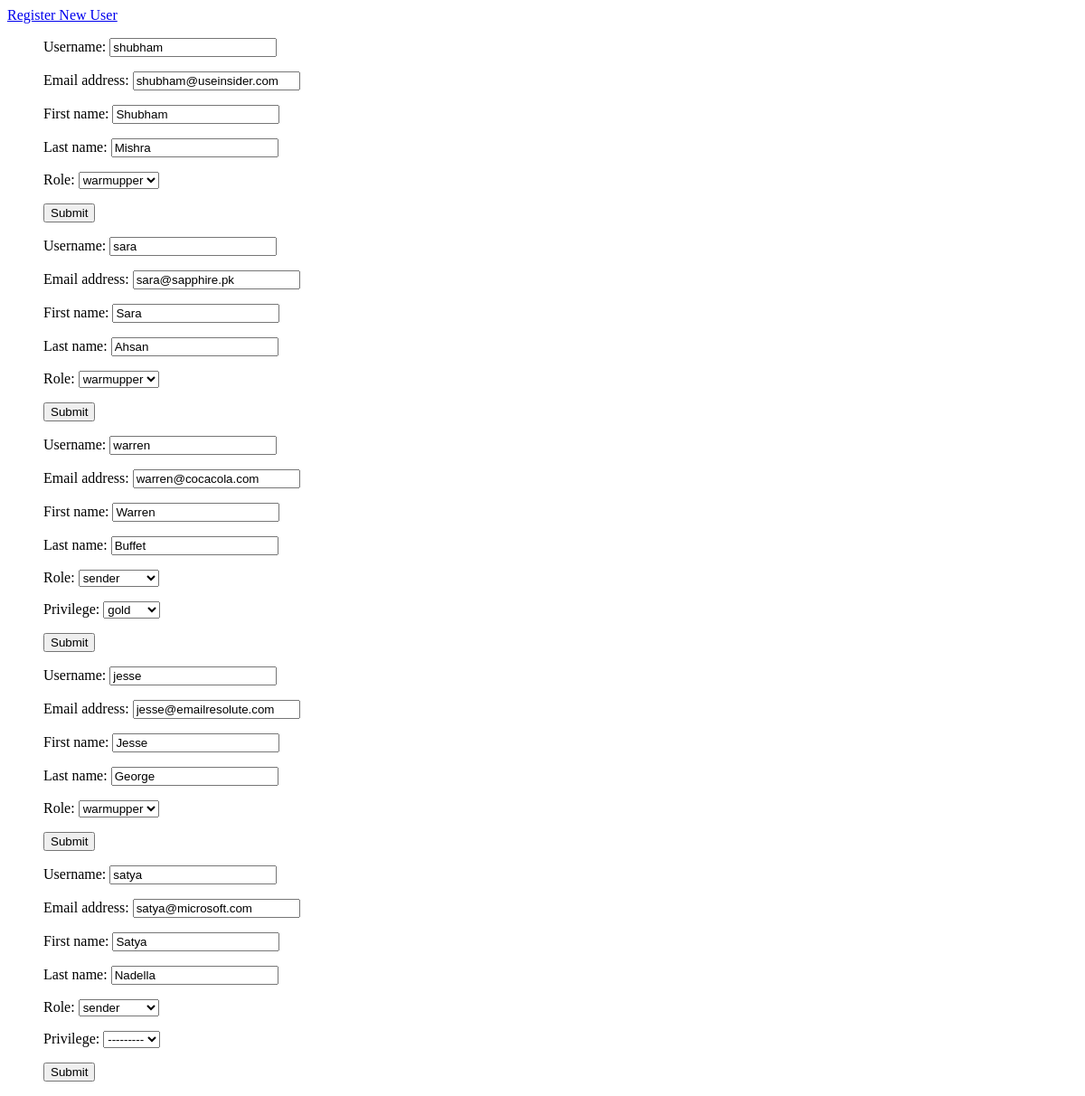
Before: /manage-some-users/ with the older database file.
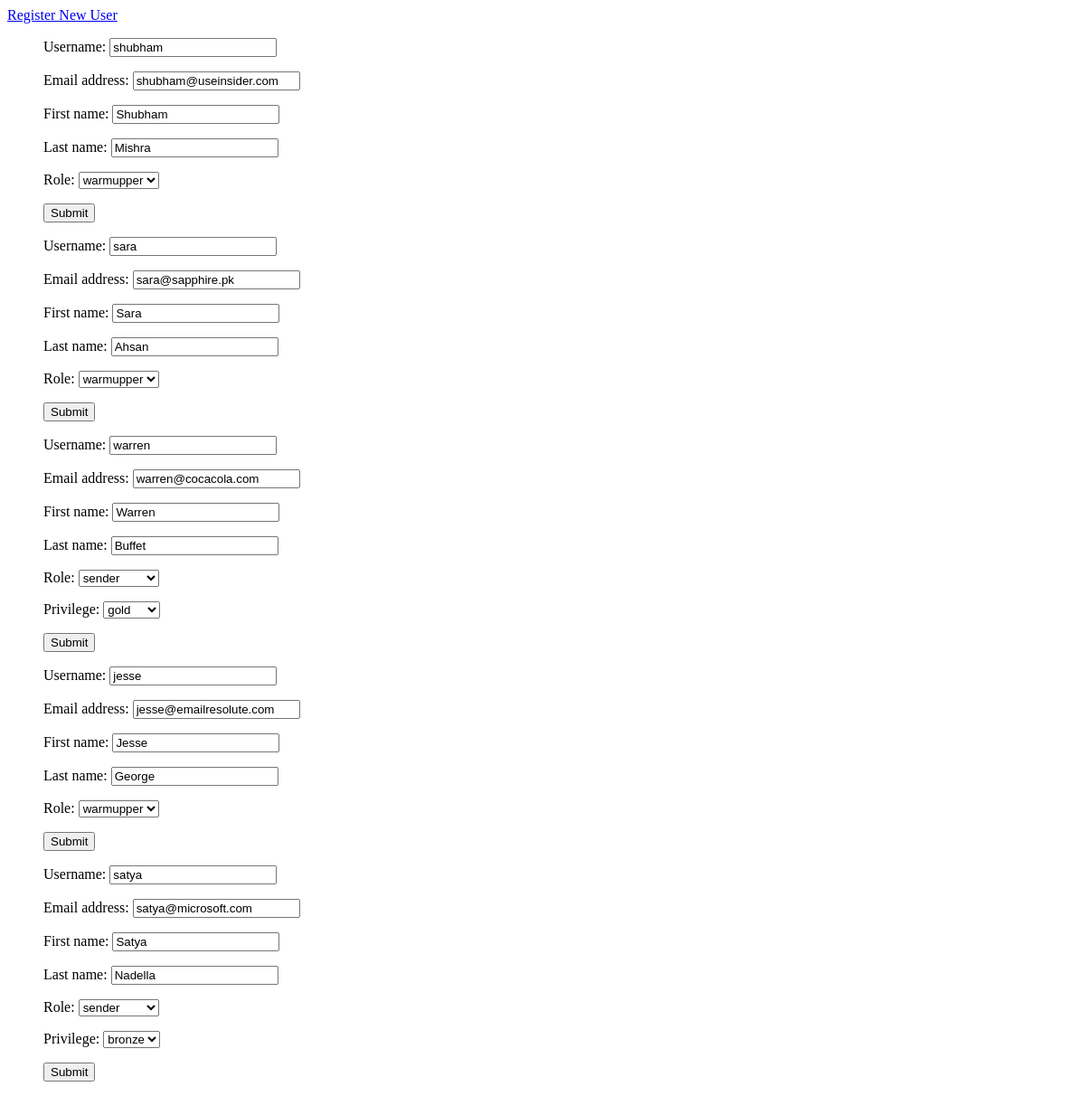
After: the same page with the newer database file.
### users/models.py (models this page shows, shortened)
class CustomUser(AbstractUser):
    ROLE_CHOICES = (
        ('warmupper', 'warmupper'),
        ('manager', 'manager'),
        ('admin', 'admin'),
        ('sender', 'sender'),
        ('director', 'director'),
    )
    role = models.CharField(max_length=20, choices=ROLE_CHOICES)
    PRIVILEGE_CHOICES = (
        (1, 'bronze'),
        (2, 'silver'),
        (3, 'gold'),
    )
    privilege = models.SmallIntegerField(choices=PRIVILEGE_CHOICES, null=True, blank=True)

### managers/views.py (the view)
# urls.py: path('manage-some-users/', ManageSomeUsersView.as_view(), name='m-manage-some-users'),
class ManageSomeUsersView(ListView):
    template_name = 'managers/manage-some-users.html'
    model = CustomUser
    def get_context_data(self, **kwargs):
        context = super().get_context_data(**kwargs)
        user_forms = []
        warmuppers_or_senders = CustomUser.objects.filter(Q(role="warmupper") | Q(role="sender"))
        for user in warmuppers_or_senders:
            user_form = ManageSomeUsersForm(instance=user)
            user_forms.append(user_form)
        context['user_forms'] = user_forms
        return context
    def get(self,request, *args, **kwargs):
        userid = request.GET.get('m2-userid')
        username = request.GET.get('m2-username')
        email = request.GET.get('m2-email')
        first_name = request.GET.get('m2-first_name')
        last_name = request.GET.get('m2-last_name')
        role = request.GET.get('m2-role')
        privilege = request.GET.get('m2-privilege')
        if userid:
            obj = CustomUser.objects.get(id=userid)
            obj.username = username
            obj.email = email
            obj.first_name = first_name
            obj.last_name = last_name
            obj.role = role
            if role == 'sender' and privilege:
                obj.privilege = privilege
            else:
                obj.privilege = None
            obj.save()
            return super().get(request, *args, **kwargs)
        else:
            return super().get(request, *args, **kwargs)

### managers/templatetags/manager_tags.py (called while the page is built)
@register.simple_tag
def add_attr(field, key, value):
    attrs = {}
    attrs[key] = value
    return field.as_widget(attrs=attrs)

### templates/managers/manage-some-users.html (shortened to what this page needs)
{% extends 'base.html' %}
{% load manager_tags %}
{% block content %}
<a href="{% url 'm-register-new-user' %}">Register New User</a>
<form method="post">
    <ul>
        {% for user_form in user_forms %}
            {% for field in user_form %}
            <p>
                {% if user_form.instance.role == "sender"%}
                    {{ field.label_tag }} {% add_attr field "data-user-id" user_form.instance.id %}
                {% else %}
                    {% if "id_privilege" in field.id_for_label %}
                        <span style="display: none;" data-user-id="{{user_form.instance.id}}">{{ field.label_tag }} {% add_attr field "data-user-id" user_form.instance.id %}</span>
                    {% else %}
                        {{ field.label_tag }} {% add_attr field "data-user-id" user_form.instance.id %}
                    {% endif %}
                {% endif %}
            </p>
            {% endfor %}
            <button type="submit" class="someuserdatasubmitbutton" data-user-id={{user_form.instance.id}}>Submit</button>
        {% endfor %}
    </ul>
</form>
{% endblock content %}

Changed rows visible on the page:
changed CustomUser "satya": privilege "---------" → "bronze"
